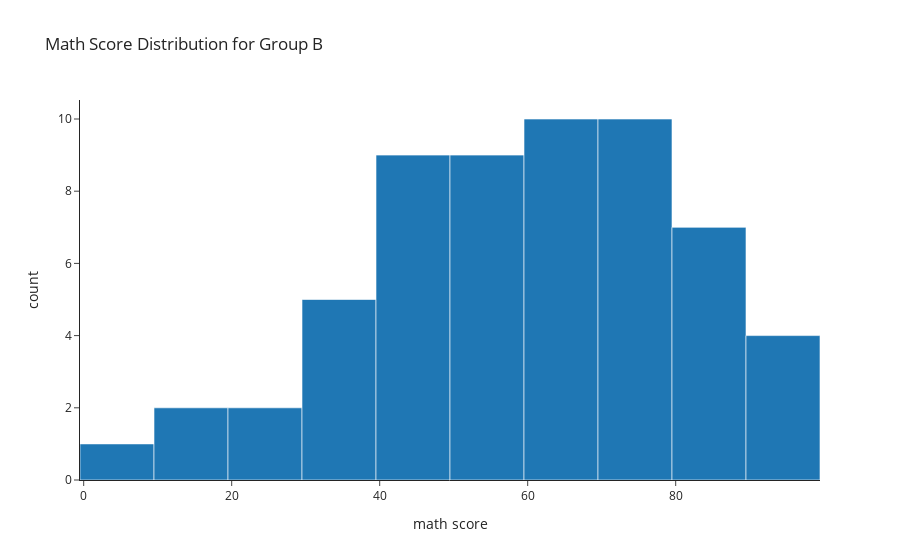

This figure's notebook cell:
### Code cell
# Filter data for group A
group_a_data = race_math.reset_index()  # Reset index to access columns
group_a_data = group_a_data[
    group_a_data["race/ethnicity"] == "group B"
]  # Filter for group A

# Create histogram for group A's math scores
fig = px.histogram(
    group_a_data,
    x="math score",  # Use 'math score' for x-axis (histogram bins)
    title="Math Score Distribution for Group B",
)

fig.show()

### Figure 1 — Plotly figure (JSON) as saved in the notebook; plotly's stock layout.template omitted (floating-point values rounded to 4 significant figures)
{"data": [{"alignmentgroup": "True", "bingroup": "x", "hovertemplate": "math score=%{x}<br>count=%{y}<extra></extra>", "legendgroup": "", "marker": {"color": "#1F77B4", "pattern": {"shape": ""}}, "name": "", "offsetgroup": "", "orientation": "v", "showlegend": false, "type": "histogram", "x": [8, 18, 19, 23, 24, 30, 32, 36, 37, 38, 40, 41, 42, 44, 45, 46, 47, 48, 49, 50, 51, 52, 53, 54, 55, 57, 58, 59, 60, 61, 62, 63, 64, 65, 66, 67, 68, 69, 70, 71, 72, 73, 74, 75, 76, 77, 78, 79, 80, 81, 82, 84, 85, 87, 88, 90, 91, 94, 97], "xaxis": "x", "yaxis": "y"}], "layout": {"barmode": "relative", "legend": {"tracegroupgap": 0}, "title": {"text": "Math Score Distribution for Group B"}, "xaxis": {"anchor": "y", "domain": [0, 1], "title": {"text": "math score"}}, "yaxis": {"anchor": "x", "domain": [0, 1], "title": {"text": "count"}}}}
